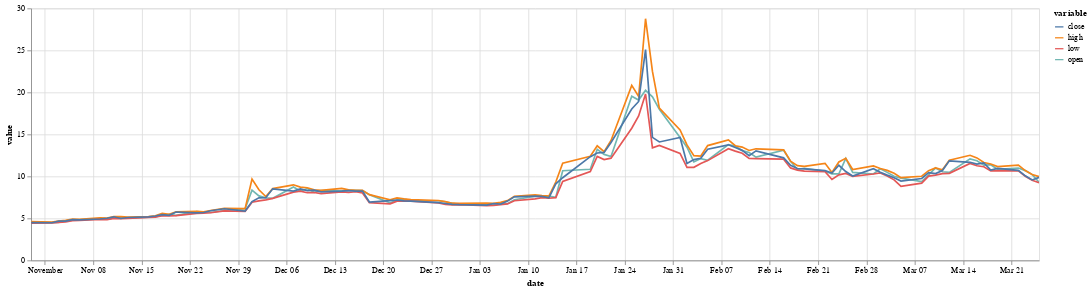

The cell this chart's notebook holds for it:
### Code cell
alt.Chart(myData).mark_line().encode(
    x='date:T',
    y='value:Q',
    color='variable:N'
).properties(width=1200).interactive()

### Figure 1 — Vega-Lite specification as saved in the notebook (floating-point values rounded to 4 significant figures; data arrays with more than 128 entries replaced by an {"elided": "..."} marker saying what was removed)
{"config": {"view": {"continuousWidth": 400, "continuousHeight": 300}}, "data": {"name": "data-aaf6df80d3b69b8407fb5b535b8c57ca"}, "mark": "line", "encoding": {"color": {"type": "nominal", "field": "variable"}, "x": {"type": "temporal", "field": "date"}, "y": {"type": "quantitative", "field": "value"}}, "selection": {"selector007": {"type": "interval", "bind": "scales", "encodings": ["x", "y"]}}, "width": 1200, "$schema": "https://vega.github.io/schema/vega-lite/v4.8.1.json", "datasets": {"data-aaf6df80d3b69b8407fb5b535b8c57ca": {"elided": "400 records"}}}
